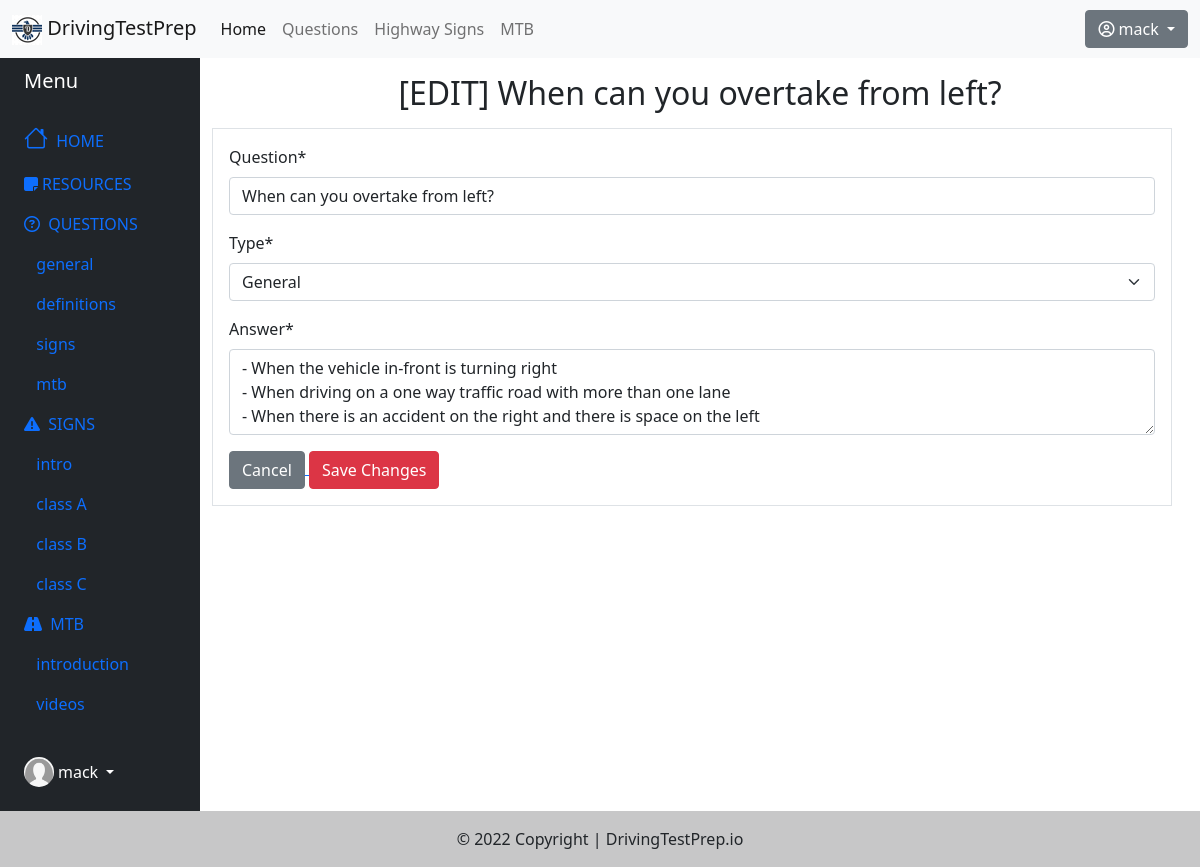
The page /questions/question-edit/20 (signed in) on the database its author committed.
### questions/models.py (models this page shows, shortened)
class Question(models.Model):
    QS_TYPE_CHOICES = (('General', 'General'),
                        ('Definition', 'Definition'),
                        ('Signs', 'Signs'),
                        ('Mtb', 'Mtb'))
    qs_title = models.CharField(max_length=1000, unique=True, verbose_name=u"Question")
    qs_owner = models.ForeignKey(User, on_delete=models.DO_NOTHING, blank=True)
    qs_type = models.CharField(max_length=1000, choices=QS_TYPE_CHOICES, verbose_name=u"Type")
    qs_answer = models.TextField(verbose_name=u"Answer")
    qs_date_added = models.DateTimeField(default=datetime.now, blank=True)
    qs_likes = models.ManyToManyField(User, related_name='questions_like', blank=True)
    qs_dislikes = models.ManyToManyField(User, related_name='questions_dislike', blank=True)
    class Meta:
        ordering = ["-id"]

### questions/views.py (the view, shortened to what this page needs)
# urls.py: path('question-edit/<int:pk>', QuestionUpdateView.as_view(), name='question-edit'),
class QuestionUpdateView(LoginRequiredMixin, UserPassesTestMixin, UpdateView):
    model = Question
    template_name = 'questions/question_edit.html'
    fields = ['qs_title', 'qs_type', 'qs_answer']
    def test_func(self):
        if self.request.user == self.get_object().qs_owner:
            return True
        return False

### questions/templates/questions/question_edit.html (shortened to what this page needs)
{% extends "highwaysign/base_sidenav.html" %}
{% load crispy_forms_tags widget_tweaks %}
{% block content1 %}
<h2 class="text-center">[EDIT] {{ object.qs_title }} </h2>
<div class="border m-3 ms-0 p-3">
    <form method="POST"> {% csrf_token %}
        {{ form.qs_title|as_crispy_field }}
        {{ form.qs_type|as_crispy_field }}
        {{ form.qs_answer|attr:"rows:3"|as_crispy_field }}
        <a href="{% url 'question-detail' object.id %}">
            <button type="button" class="btn btn-secondary" >Cancel</button>
        </a>
        <button type="submit" class="btn btn-danger">Save Changes</button>
    </form>
</div>
{% endblock content1 %}

### highwaysign/templates/highwaysign/base_sidenav.html (shortened to what this page needs)
{% extends "highwaysign/base.html" %}
{% load static %}
{% block content %}
<div class="container-fluid">
    <div class="row flex-nowrap">
        <div class="col-auto col-md-3 col-xl-2 px-sm-2 px-0 bg-dark">
            <div class="d-flex flex-column align-items-center align-items-sm-start px-3 pt-2 text-white">
                <a href="/" class="d-flex align-items-center pb-3 mb-md-0 me-md-auto text-white text-decoration-none">
                    <span class="fs-5 d-none d-sm-inline">Menu</span>
                </a>
                <ul class="nav nav-pills flex-column mb-sm-auto mb-0 align-items-center align-items-sm-start" id="menu">
                    <li class="nav-item">
                        <a href="{% url 'home' %}" class="nav-link align-middle px-0">
                            <i class="fs-4 bi-house"></i> <span class="ms-1 d-none d-sm-inline">HOME</span>
                        </a>
                    </li>
                    <li class="nav-item">
                        <a href="{% url 'mtb-notes' %}" class="nav-link align-middle px-0">
                            <i class="fa fa-sticky-note" aria-hidden="true"></i><span class="ms-1 d-none d-sm-inline">RESOURCES</span>
                        </a>
                    </li>
                    <li>
                        <a href="#submenu1" data-bs-toggle="collapse" class="nav-link px-0 align-middle">
                            <i class="fa fa-question-circle-o" aria-hidden="true"></i> <span class="ms-1 d-none d-sm-inline">QUESTIONS</span> </a>
                        <ul class="collapse show nav flex-column ms-1" id="submenu1" data-bs-parent="#menu">
                            <li class="w-100">
                                <a href="{% url 'general-q' %}" class="nav-link px-0"> <span class="d-none d-sm-inline">&nbsp;&nbsp;general</a>
                            </li>
                            <li>
                                <a href="{% url 'definitions-q' %}" class="nav-link px-0"> <span class="d-none d-sm-inline">&nbsp;&nbsp;definitions</a>
                            </li>
                            <li>
                                <a href="{% url 'signs-q' %}" class="nav-link px-0"> <span class="d-none d-sm-inline">&nbsp;&nbsp;signs</a>
                            </li>
                            <li>
                                <a href="{% url 'mtb-q' %}" class="nav-link px-0"> <span class="d-none d-sm-inline">&nbsp;&nbsp;mtb</a>
                            </li>
                        </ul>
                    </li>
                    <li>
                        <a href="#submenu2" data-bs-toggle="collapse" class="nav-link px-0 align-middle ">
                            <i class="fa fa-exclamation-triangle" aria-hidden="true"></i> <span class="ms-1 d-none d-sm-inline">SIGNS</span></a>
                        <ul class="collapse show nav flex-column ms-1" id="submenu2" data-bs-parent="#menu">
                            <li class="w-100">
                                <a href="{% url 'signs' %}" class="nav-link px-0"> <span class="d-none d-sm-inline">&nbsp;&nbsp;intro</a>
                            </li>
                            <li class="w-100">
                                <a href="{% url 'class-a-signs' %}" class="nav-link px-0"> <span class="d-none d-sm-inline">&nbsp;&nbsp;class A</a>
                            </li>
                            <li>
                                <a href="{% url 'class-b-signs' %}" class="nav-link px-0"> <span class="d-none d-sm-inline">&nbsp;&nbsp;class B</a>
                            </li>
                            <li>
                                <a href="{% url 'class-c-signs' %}" class="nav-link px-0"> <span class="d-none d-sm-inline">&nbsp;&nbsp;class C</a>
                            </li>
                        </ul>
                    </li>
                    <li>
                        <a href="#submenu3" data-bs-toggle="collapse" class="nav-link px-0 align-middle">
                            <i class="fa fa-road" aria-hidden="true"></i> <span class="ms-1 d-none d-sm-inline">MTB</span> </a>
                            <ul class="collapse show nav flex-column ms-1" id="submenu3" data-bs-parent="#menu">
                            <li class="w-100">
                                <a href="{% url 'mtb-intro' %}" class="nav-link px-0"> <span class="d-none d-sm-inline">&nbsp;&nbsp;introduction</a>
                            </li>
                            <li>
                                <a href="{% url 'mtb-videos' %}" class="nav-link px-0"> <span class="d-none d-sm-inline">&nbsp;&nbsp;videos</a>
                            </li>
                        </ul>
                    </li>
                </ul>
                <div class="dropdown pb-4">
                    <a href="#" class="d-flex align-items-center text-white text-decoration-none dropdown-toggle" id="dropdownUser1" data-bs-toggle="dropdown" aria-expanded="false">
                        <img src="{% static 'highwaysign/images/default.png' %}" alt="hugenerd" width="30" height="30" class="rounded-circle">
                        <span class="d-none d-sm-inline mx-1">{{ user.username }}</span>
                    </a>
                </div>
            </div>
        </div>
        <div class="col py-3">
            {% block content1 %}{% endblock content1 %}
        </div>
    </div>
</div>
{% endblock content%}

### highwaysign/templates/highwaysign/base.html (shortened to what this page needs)
{% load static %}
<!DOCTYPE html>
<html lang="en">
<head>
    <link href="https://cdn.jsdelivr.net/npm/bootstrap@5.1.3/dist/css/bootstrap.min.css" rel="stylesheet">
    <link rel="stylesheet" href="https://cdn.jsdelivr.net/npm/bootstrap-icons@1.8.1/font/bootstrap-icons.css">
    <link rel="stylesheet" href="{% static 'highwaysign/css/login.css' %}">
    <link rel="stylesheet" href="{% static 'questions/css/questions.css' %}">
    <link rel="stylesheet" href="https://cdn.datatables.net/1.10.24/css/dataTables.bootstrap4.min.css"/>
</head>
<body>
    <header>
        <nav class="navbar navbar-expand-md navbar-light bg-light">
            <div class="container-fluid">
              <a class="navbar-brand" href="{% url 'home' %}"><img src="{% static 'highwaysign/images/logo.png' %}" alt="logo"> DrivingTestPrep</a>
              <div class="collapse navbar-collapse" id="navbarScroll">
                <ul class="navbar-nav me-auto my-2 my-lg-0 navbar-nav-scroll" style="--bs-scroll-height: 100px;">
                  <li class="nav-item">
                    <a class="nav-link active" aria-current="page" href="{% url 'home' %}">Home</a>
                  </li>
                  <li class="nav-item">
                    <a class="nav-link" href="{% url 'general-q' %}">Questions</a>
                  </li>
                  <li class="nav-item">
                    <a class="nav-link" href="{% url 'signs' %}" tabindex="-1" aria-disabled="true">Highway Signs</a>
                  </li>
                  <li class="nav-item">
                    <a class="nav-link" href="{% url 'mtb-intro' %}" tabindex="-1" aria-disabled="true">MTB</a>
                  </li>
                </ul>
                {% if user.is_authenticated %}
                  <div class="dropdown">
                    <button class="btn btn-secondary dropdown-toggle" type="button" id="dropdownMenuButton1" data-bs-toggle="dropdown" aria-expanded="false">
                      <i class="fa fa-user-circle-o" aria-hidden="true"></i> {{ user.username }}
                    </button>
                  </div>
                {% else %}
                  <div>
                    <button class="btn btn-secondary" type="button" >
                      <a href="{% url 'login' %}" class="text-decoration-none"><i class="fa fa-user-circle-o" aria-hidden="true"></i> Login</a>
                    </button>
                  </div>
                {% endif %}
              </div>
            </div>
          </nav>
    </header>
    <main>
        {% block content %}{% endblock content %}
    </main>
    <footer class="bg-light text-center text-lg-start">
        <div class="text-center p-3" style="background-color: rgba(0, 0, 0, 0.2);">
          © 2022 Copyright |
          <a class="text-dark text-decoration-none" href="{% url 'home' %}">DrivingTestPrep.io</a>
        </div>
      </footer>
  </body>
</html>

### rows shown on the page
Question: qs_title "When can you overtake from left?", qs_type "General", qs_answer "- When the vehicle in-front is turning right - When driving on a one way traffic road with more than one lane - When there is an accident on the right and there is space on the left"

### other values the page prints
{{ user.username }} "mack"
